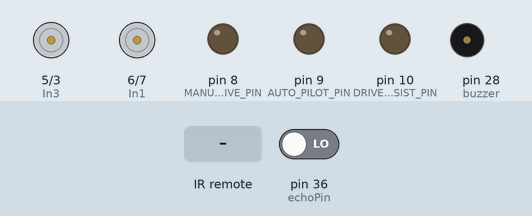
Simulated run of this sketch. Board: Arduino Mega 2560, built with avr-gcc and run on an emulated ATmega2560. Shown: motor-driver pin pairs drawn as motors (green arrow = first pin HIGH = forward, orange = second pin HIGH = backward, longer = more drive), output pins drawn as LEDs (lit = HIGH), buzzer (waves = sounding, pin HIGH). The test bench sets the inputs (shaded band); at power-on: pin 36 (echoPin) LOW. Random numbers use the default seed unless the sketch sets one; pins used as bus, display or sensor lines are not drawn.

Above: at 1.2 s.
1.3 s: infrared code 0x80BF20DF received
At 3.2 s:
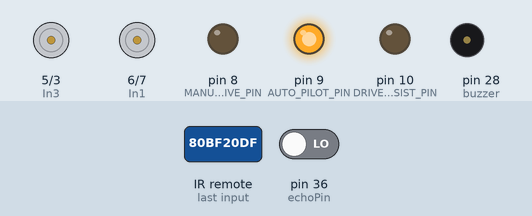
At 5.1 s:
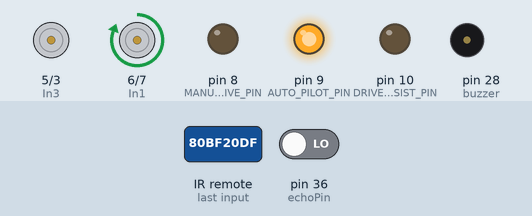
Timing chart, 0 to 25.0 s (numbered marks = the images above; inputs shaded):
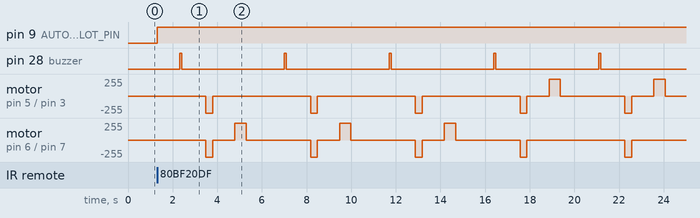

The sketch:

Robot_Blended_Drive_Modes.ino
```cpp
/*modes:
 * Autopilot - Green -> 0x80BF20DF
 * ManualDrive - Red -> 0x80BF916E
 * DriverAssist - Blue -> 0x156561C7
*/


/*DIRECTIONAL CONTROLS
 * LEFT  || 0x27D869D
 * RIGHT || 0xB8301249
 * FORWARD || 0x2EE908BF
 * BACK  ||  0x80C88747
*/

#include <IRremote.h>
const int RECEIVE_PIN = 4;

int AUTO_PILOT_PIN = 9;
int MANUAL_DRIVE_PIN = 8;
int DRIVER_ASSIST_PIN = 10;

int trigPin = 40;
int echoPin = 36;

int buzzer = 28;

int In1 = 6;
int In2 = 7;
int In3 = 5;
int In4 = 3;

int toggleState = 0;

IRrecv irrecv(RECEIVE_PIN);
decode_results results;

void setup() {
  Serial.begin(9600);
  irrecv.enableIRIn();

  pinMode(AUTO_PILOT_PIN, OUTPUT);
  pinMode(MANUAL_DRIVE_PIN, OUTPUT);
  pinMode(DRIVER_ASSIST_PIN, OUTPUT);

  pinMode(trigPin,OUTPUT);
  pinMode(echoPin,INPUT);

  pinMode(buzzer, OUTPUT);

  pinMode(In1, OUTPUT);
  pinMode(In2, OUTPUT);
  pinMode(In3, OUTPUT);
  pinMode(In4, OUTPUT);

}


void loop() {
  if(irrecv.decode(&results)){
    if (results.value == 0x80BF837C){
      if (toggleState == 0){
          digitalWrite(MANUAL_DRIVE_PIN, HIGH);
          toggleState = 1;

          //forward
          if(results.value == 0x80BF53AC){
                digitalWrite(MANUAL_DRIVE_PIN, HIGH);
                toggleState = 1;
                  digitalWrite(In1, LOW);
                  digitalWrite(In2, HIGH);
                  digitalWrite(In3, LOW);
                  digitalWrite(In4, HIGH);
          }
          //back
          else if(results.value == 0x80BF4BB4){
              if (toggleState == 0){
                digitalWrite(MANUAL_DRIVE_PIN, HIGH);
                toggleState = 1;
                  digitalWrite(In1, LOW);
                  digitalWrite(In2, HIGH);
                  digitalWrite(In3, LOW);
                  digitalWrite(In4, HIGH);
              }else{
                digitalWrite(MANUAL_DRIVE_PIN, LOW);
                toggleState = 0;
                digitalWrite(In1, LOW);
                digitalWrite(In2, LOW);
                digitalWrite(In3, LOW);
                digitalWrite(In4, LOW);
            }
            }
          //left
           else if(results.value == 0x80BF9966){
              if (toggleState == 0){
                digitalWrite(MANUAL_DRIVE_PIN, HIGH);
                toggleState = 1;
                digitalWrite(In1, LOW);
                digitalWrite(In2, LOW);
                digitalWrite(In3, HIGH);
                digitalWrite(In4, LOW);
              }else{
                digitalWrite(MANUAL_DRIVE_PIN, LOW);
                toggleState = 0;
                digitalWrite(In1, LOW);
                digitalWrite(In2, LOW);
                digitalWrite(In3, LOW);
                digitalWrite(In4, LOW);
            }
            }
          //right
           else if(results.value == 0x80BF837C){
             if (toggleState == 0){
              digitalWrite(MANUAL_DRIVE_PIN, HIGH);
              toggleState = 1;
              digitalWrite(In1, HIGH);
              digitalWrite(In2, LOW);
              digitalWrite(In3, LOW);
              digitalWrite(In4, LOW);
            }else{
              digitalWrite(MANUAL_DRIVE_PIN, LOW);
              toggleState = 0;
              digitalWrite(In1, LOW);
              digitalWrite(In2, LOW);
              digitalWrite(In3, LOW);
              digitalWrite(In4, LOW);
            }
        }
      else{
        digitalWrite(MANUAL_DRIVE_PIN, LOW);
        toggleState = 0;
        digitalWrite(In1, LOW);
        digitalWrite(In2, LOW);
        digitalWrite(In3, LOW);
        digitalWrite(In4, LOW);
      }

      }}

    else if(results.value == 0x80BF20DF){
      if (toggleState == 0){
          digitalWrite(AUTO_PILOT_PIN, HIGH);
          toggleState = 1;
          digitalWrite(trigPin,LOW);
          delay(2);
          digitalWrite(trigPin,HIGH);
          delay(10);
          digitalWrite(trigPin,LOW);

          int duration=pulseIn(echoPin,HIGH);
          int distance= duration*0.017;

            if(distance > 20){
               digitalWrite(In1, HIGH);
               digitalWrite(In2, LOW);
               digitalWrite(In3, HIGH);
               digitalWrite(In4, LOW);
            }
            else {
              digitalWrite(In1, LOW);
              digitalWrite(In2, LOW);
              digitalWrite(In3, LOW);
              digitalWrite(In4, LOW);

              digitalWrite(buzzer, HIGH);
              delay(90);
              digitalWrite(buzzer, LOW);
              delay(90);
              delay(1000);
              digitalWrite(In1, LOW);
              digitalWrite(In2, HIGH);
              digitalWrite(In3, LOW);
              digitalWrite(In4, HIGH);
              delay(300);
              digitalWrite(In1, LOW);
              digitalWrite(In2, LOW);
              digitalWrite(In3, LOW);
              digitalWrite(In4, LOW);
              delay(1000);

              if(random(0, 2) == 0) {
                digitalWrite(In1, LOW);
                digitalWrite(In2, LOW);
                digitalWrite(In3, HIGH);
                digitalWrite(In4, LOW);
              } else {
                digitalWrite(In1, HIGH);
                digitalWrite(In2, LOW);
                digitalWrite(In3, LOW);
                digitalWrite(In4, LOW);
              }
                delay(500);
                digitalWrite(In1, LOW);
                digitalWrite(In2, LOW);
                digitalWrite(In3, LOW);
                digitalWrite(In4, LOW);
                delay(700);
            }
            }
        else{
          digitalWrite(AUTO_PILOT_PIN, LOW);
          toggleState = 0;
          digitalWrite(In1, LOW);
          digitalWrite(In2, LOW);
          digitalWrite(In3, LOW);
          digitalWrite(In4, LOW);
        }
        }
        else{
        digitalWrite(In1, LOW);
        digitalWrite(In2, LOW);
        digitalWrite(In3, LOW);
        digitalWrite(In4, LOW);
        }

  }
}
```

Measured:
- after the input at 1.3 s, pin 9 (AUTO_PILOT_PIN): LOW → HIGH at once; pin 28 (buzzer): alternates HIGH for 0.09 s and LOW for 4.6 s, starting after 1.0 s
